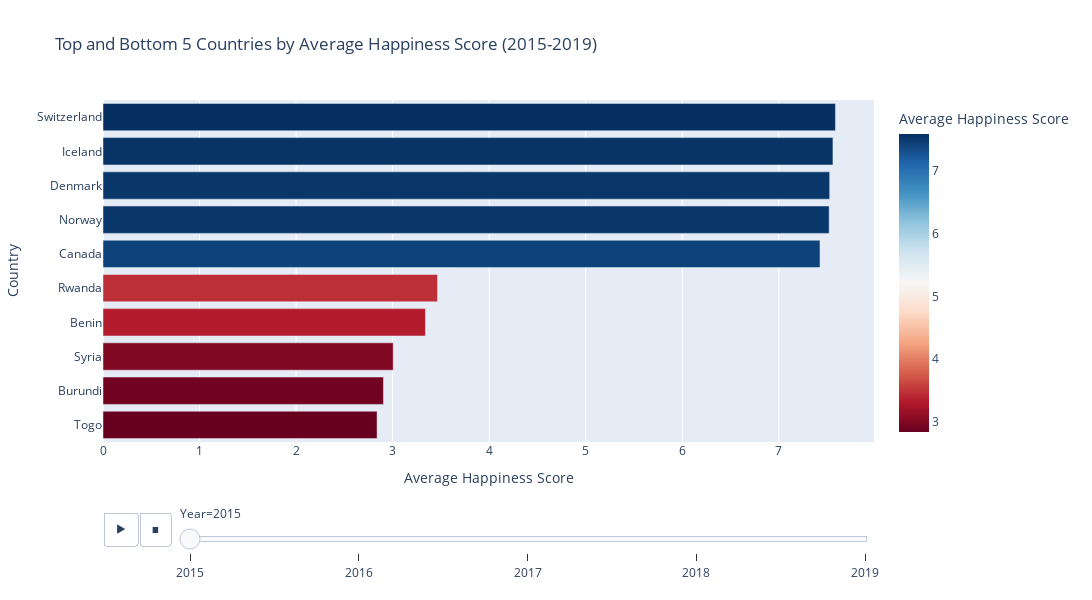

Notebook cell for this chart:
### Markdown cell above
# <b>Visualization 3: Which Countries Show the Highest and Lowest Average Happiness Scores Over the Years?</b>

### Code cell
average_happiness_per_country_year = data.groupby(['Country', 'Year'])['Happiness_Score'].mean().reset_index()# Calculating the average happiness score for each country and year

average_happiness_per_country_year = average_happiness_per_country_year.sort_values(by=['Year', 'Happiness_Score'], ascending=[True, False])# Sorting countries 

top_bottom_countries = pd.concat([
    average_happiness_per_country_year.groupby('Year').head(5),
    average_happiness_per_country_year.groupby('Year').tail(5)
])# Filtering top 5 and bottom 5 countries for each year

fig = px.bar(top_bottom_countries, x='Happiness_Score', y='Country', animation_frame='Year',
             title='Top and Bottom 5 Countries by Average Happiness Score (2015-2019)',
             labels={'Happiness_Score': 'Average Happiness Score', 'Country': 'Country'},
             color='Happiness_Score',
             color_continuous_scale='RdBu',  
             orientation='h')# Creating a dynamic bar chart 

fig.update_layout(width=1200, height=600, yaxis=dict(autorange="reversed"))  # adjusting width and height

fig.show()

### Figure 1 — Plotly figure (JSON) as saved in the notebook; plotly's stock layout.template omitted (floating-point values rounded to 4 significant figures)
{"data": [{"hovertemplate": "Year=2015<br>Average Happiness Score=%{marker.color}<br>Country=%{y}<extra></extra>", "legendgroup": "", "marker": {"color": [7.587, 7.561, 7.527, 7.522, 7.427, 3.465, 3.34, 3.006, 2.905, 2.839], "coloraxis": "coloraxis", "pattern": {"shape": ""}}, "name": "", "orientation": "h", "showlegend": false, "textposition": "auto", "type": "bar", "x": [7.587, 7.561, 7.527, 7.522, 7.427, 3.465, 3.34, 3.006, 2.905, 2.839], "xaxis": "x", "y": ["Switzerland", "Iceland", "Denmark", "Norway", "Canada", "Rwanda", "Benin", "Syria", "Burundi", "Togo"], "yaxis": "y"}], "layout": {"barmode": "relative", "coloraxis": {"colorbar": {"title": {"text": "Average Happiness Score"}}, "colorscale": [[0, "rgb(103,0,31)"], [0.1, "rgb(178,24,43)"], [0.2, "rgb(214,96,77)"], [0.3, "rgb(244,165,130)"], [0.4, "rgb(253,219,199)"], [0.5, "rgb(247,247,247)"], [0.6, "rgb(209,229,240)"], [0.7, "rgb(146,197,222)"], [0.8, "rgb(67,147,195)"], [0.9, "rgb(33,102,172)"], [1, "rgb(5,48,97)"]]}, "height": 600, "legend": {"tracegroupgap": 0}, "sliders": [{"active": 0, "currentvalue": {"prefix": "Year="}, "len": 0.9, "pad": {"b": 10, "t": 60}, "steps": [{"args": [["2015"], {"frame": {"duration": 0, "redraw": true}, "fromcurrent": true, "mode": "immediate", "transition": {"duration": 0, "easing": "linear"}}], "label": "2015", "method": "animate"}, {"args": [["2016"], {"frame": {"duration": 0, "redraw": true}, "fromcurrent": true, "mode": "immediate", "transition": {"duration": 0, "easing": "linear"}}], "label": "2016", "method": "animate"}, {"args": [["2017"], {"frame": {"duration": 0, "redraw": true}, "fromcurrent": true, "mode": "immediate", "transition": {"duration": 0, "easing": "linear"}}], "label": "2017", "method": "animate"}, {"args": [["2018"], {"frame": {"duration": 0, "redraw": true}, "fromcurrent": true, "mode": "immediate", "transition": {"duration": 0, "easing": "linear"}}], "label": "2018", "method": "animate"}, {"args": [["2019"], {"frame": {"duration": 0, "redraw": true}, "fromcurrent": true, "mode": "immediate", "transition": {"duration": 0, "easing": "linear"}}], "label": "2019", "method": "animate"}], "x": 0.1, "xanchor": "left", "y": 0, "yanchor": "top"}], "title": {"text": "Top and Bottom 5 Countries by Average Happiness Score (2015-2019)"}, "updatemenus": [{"buttons": [{"args": [null, {"frame": {"duration": 500, "redraw": true}, "fromcurrent": true, "mode": "immediate", "transition": {"duration": 500, "easing": "linear"}}], "label": "&#9654;", "method": "animate"}, {"args": [[null], {"frame": {"duration": 0, "redraw": true}, "fromcurrent": true, "mode": "immediate", "transition": {"duration": 0, "easing": "linear"}}], "label": "&#9724;", "method": "animate"}], "direction": "left", "pad": {"r": 10, "t": 70}, "showactive": false, "type": "buttons", "x": 0.1, "xanchor": "right", "y": 0, "yanchor": "top"}], "width": 1200, "xaxis": {"anchor": "y", "domain": [0, 1], "title": {"text": "Average Happiness Score"}}, "yaxis": {"anchor": "x", "autorange": "reversed", "domain": [0, 1], "title": {"text": "Country"}}}}
